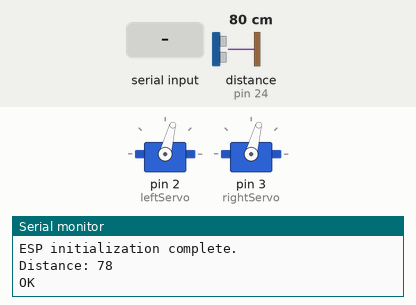
This sketch was run on a simulated Arduino Mega 2560, built with avr-gcc and run on an emulated ATmega2560. Shown: 2 × servo, the last lines printed to the serial monitor. Wiring (inferred from the names in the program): ultrasonic range finder: trigger pin 22; echo pin 24. The inputs (shaded band) are chosen by the test bench; at power-on: distance to the obstacle (sensor on pin 24) 80 cm. The echo pulse lasts 58.3 µs per cm; the modem accepts every AT command (registered, SIM ready, sends succeed) and sends nothing else.

Above: at 3.2 s.
3.3 s: distance to the obstacle (sensor on pin 24) set to 120 cm
At 3.72 s:
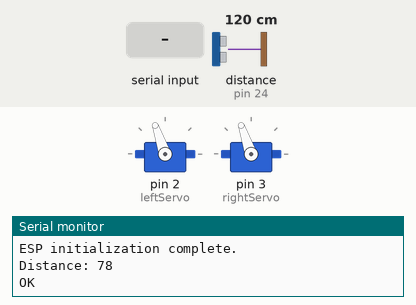
6.8 s: "1" received over the second serial link
At 7.69 s:
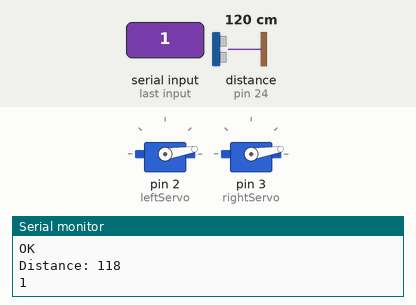
14.5 s: distance to the obstacle (sensor on pin 24) set to 250 cm
At 15.01 s:
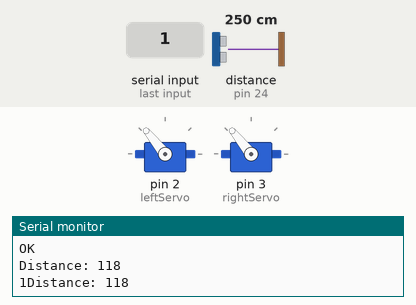
18.0 s: distance to the obstacle (sensor on pin 24) set to 177 cm
Timing chart, 0 to 22.5 s (numbered marks = the images above; inputs shaded):
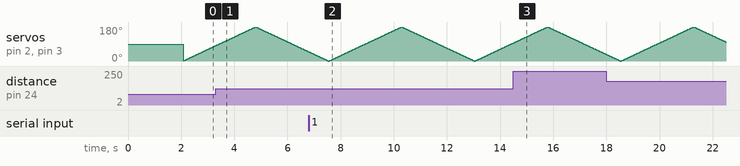

The sketch:

CapstoneMain-Ugly.ino
```cpp
#include <SoftwareSerial.h>
#include <Servo.h>


  //PinNum&GlobalVariableDefinitions:
  //---------------HC-SR04---------------//
  const int trigPin = 22;
  const int echoPin = 24;
  long duration;
  int distance;
  //---------------GPS---------------//
  const int rxPin = 3;
  const int txPin = 1;
  //---------------SERVO---------------//
  Servo leftServo;  //create servo objects to control servos; left
  Servo rightServo; //right

  int pos = 0;    //variable to store the servo position
  //EndPinDefinitions;


  //PinNumInstantiations
  ////---------------GPS---------------//
  SoftwareSerial GPS (rxPin, txPin);
  //---------------SERVO---------------//


void setup() {
  Serial.begin(9600); // Starts the serial communication
  //---------------HC-SR04---------------//
  pinMode(trigPin, OUTPUT); // Sets the trigPin as an Output
  pinMode(echoPin, INPUT); // Sets the echoPin as an Input
  //---------------GPS---------------//
  GPS.begin(9600);
  //---------------ESP---------------//
  Serial2.begin(9600);
  initESP();
  //--------------SERVO---------------//
  leftServo.attach(2);  //attaches the servo on pin 2 to the servo object
  rightServo.attach(3); //attaches the servo on pin 3 to the servo object


}

void loop() {
  //---------------HC-SR04---------------//
  // Clears the trigPin
  digitalWrite(trigPin, LOW);
  delayMicroseconds(2);

  // Sets the trigPin on HIGH state for 10 micro seconds
  digitalWrite(trigPin, HIGH);
  delayMicroseconds(10);
  digitalWrite(trigPin, LOW);

  // Reads the echoPin, returns the sound wave travel time in microseconds
  duration = pulseIn(echoPin, HIGH);

  // Calculating the distance
  distance= duration*0.034/2;

  // Prints the distance on the Serial Monitor
  Serial.print("Distance: ");
  Serial.println(distance);

  //---------------GPS---------------//
    while(GPS.available())
  {
    char c = GPS.read();
    Serial.print(c);
  }

  //---------------ESP---------------//
    while (Serial2.available() > 0) {
    Serial.write(Serial2.read());
  }

  while (Serial.available() > 0) {
    Serial2.write(Serial.read());
  }

  //---------------SERVO---------------//
  for (pos = 0; pos <= 180; pos += 1) {//goes from 0 degrees to 180 degrees
    // in steps of 1 degree
    leftServo.write(pos);              //tell servo to go to position in variable 'pos'
    rightServo.write(pos);             //tell servo to go to position in variable 'pos'
    delay(15);                         //waits 15ms for the servo to reach the position
  }
  for (pos = 180; pos >= 0; pos -= 1) {// goes from 180 degrees to 0 degrees
    leftServo.write(pos);              //tell servo to go to position in variable 'pos'
    rightServo.write(pos);             //tell servo to go to position in variable 'pos'
    delay(15);                         //waits 15ms for the servo to reach the position
  }

}

void initESP() {
  Serial.println("\nESP initialization beginning...");
  delay(50);
  Serial2.write("AT+CIPMUX=1\r\n");
    while (Serial2.available() > 0) {
    Serial.write(Serial2.read());
  }
  delay(400);
  Serial2.write("AT+CWMODE=2\r\n");
    while (Serial2.available() > 0) {
    Serial.write(Serial2.read());
  }
  delay(400);
  Serial2.write("AT+CIPSERVER=1\r\n");
    while (Serial2.available() > 0) {
    Serial.write(Serial2.read());
  }
  delay(400);
  Serial2.write("AT+CIPAP=\"192.168.88.88\"\r\n");
    while (Serial2.available() > 0) {
    Serial.write(Serial2.read());
  }
  delay(400);
  Serial2.write("AT+CWSAP=\"BlimpOverCuse\",\"blimp\",3,0\r\n");
    while (Serial2.available() > 0) {
    Serial.write(Serial2.read());
  }
  delay(400);


  Serial.println("\nESP initialization complete.");
}
```
